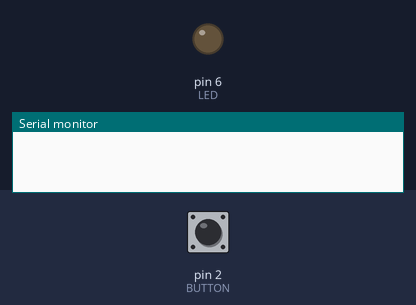
A sketch run on a simulated Arduino Uno, built with avr-gcc and run on an emulated ATmega328P. On the bench: output pins drawn as LEDs (lit = HIGH), the last lines printed to the serial monitor. Dashed ring = blinking. Inputs (shaded band) come from the test bench; at power-on: pin 2 (BUTTON) HIGH.

Above: at 1.2 s.
1.3 s: pin 2 (BUTTON) pulled LOW for 1 s
At 3.1 s:
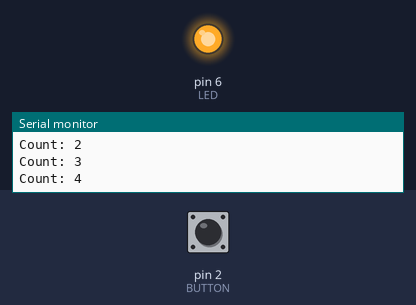
3.8 s: pin 2 (BUTTON) pulled LOW for 3.2 s
At 4.1 s:
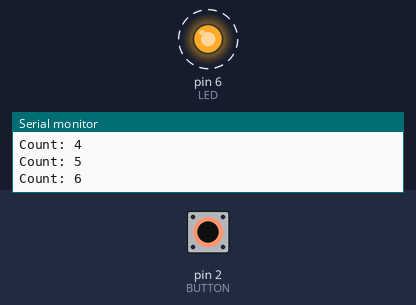
8.5 s: pin 2 (BUTTON) pulled LOW for 0.25 s
At 9.3 s:
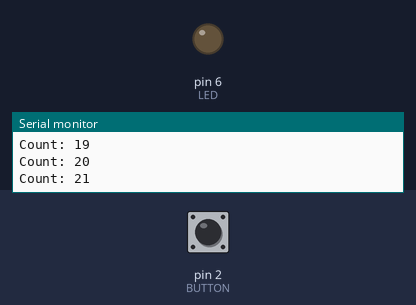
Timing chart, 0 to 11.5 s (numbered marks = the images above; inputs shaded):
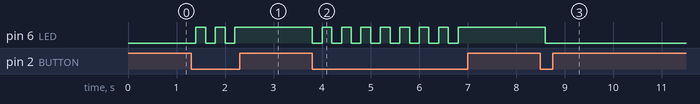

Measured:
- after the input at 1.3 s, pin 6 (LED): alternates HIGH for 0.20 s and LOW for 0.20 s, 5 changes in all, then stays HIGH, starting after 0.10 s
- after the input at 3.8 s, pin 6 (LED): alternates HIGH for 0.20 s and LOW for 0.20 s, 16 changes in all, then stays HIGH, starting at once
- after the input at 8.5 s, pin 6 (LED): HIGH → LOW after 0.10 s

The sketch:

ex10_04.ino
```cpp
// 푸시버튼을 누르고 있는 동안 LED 토글

#define BUTTON 2				// 상수
#define LED 6					// 상수
boolean state = false;				// 전역변수
int count = 0;					// 전역변수

void setup() {
  pinMode(BUTTON, INPUT);
  pinMode(LED, OUTPUT);
  Serial.begin(9600);
}

void loop() {
  int value = digitalRead(BUTTON);		// 지역변수 선언, 푸시버튼값 읽기
  if (value == 0) {
    state = !state;				// 토글: true → false → true ...
    digitalWrite(LED, state);
    Serial.print("Count: ");
    Serial.println(count++);
  }
  delay(200);
}
```
